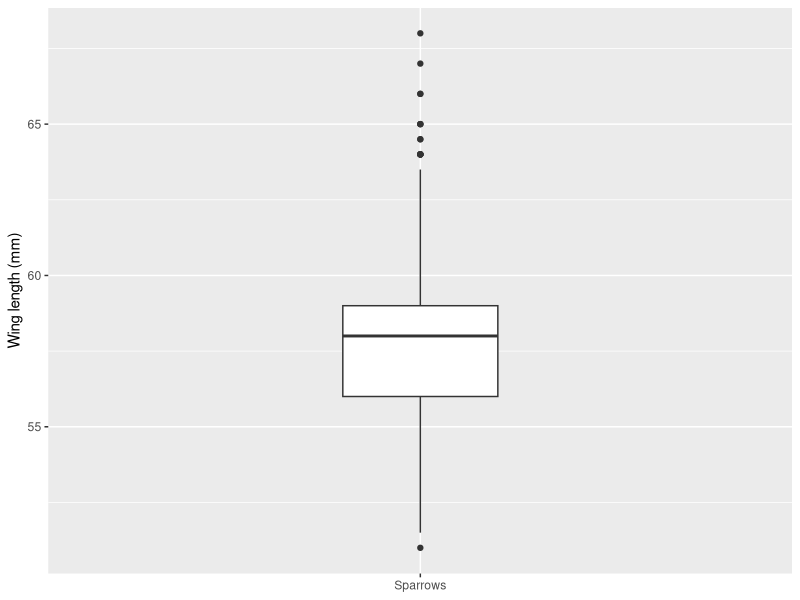
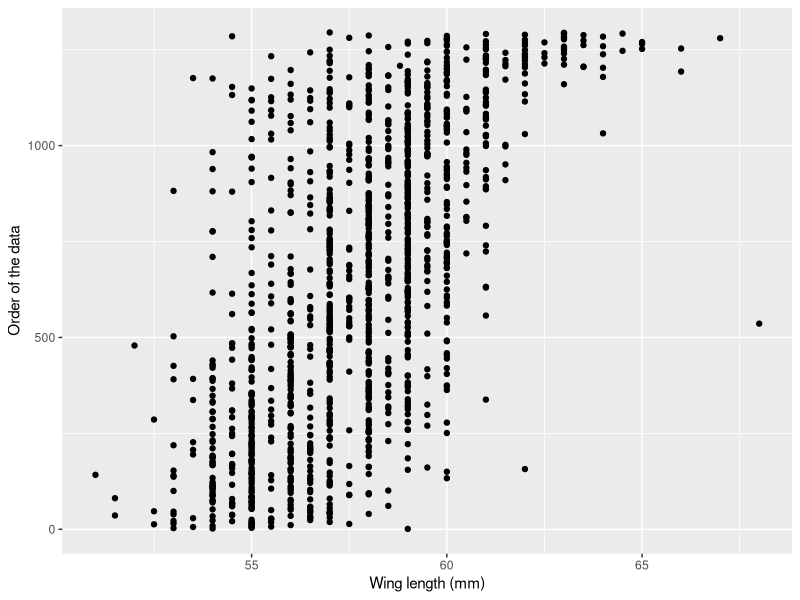
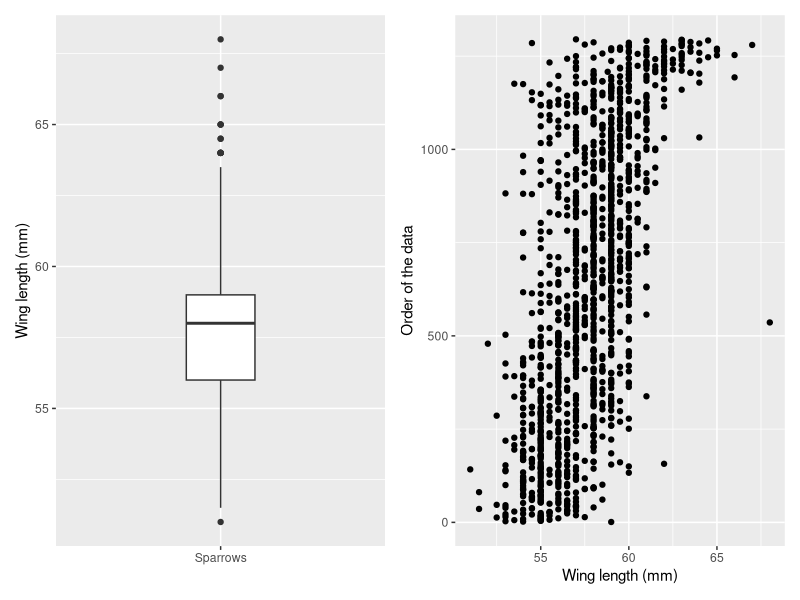
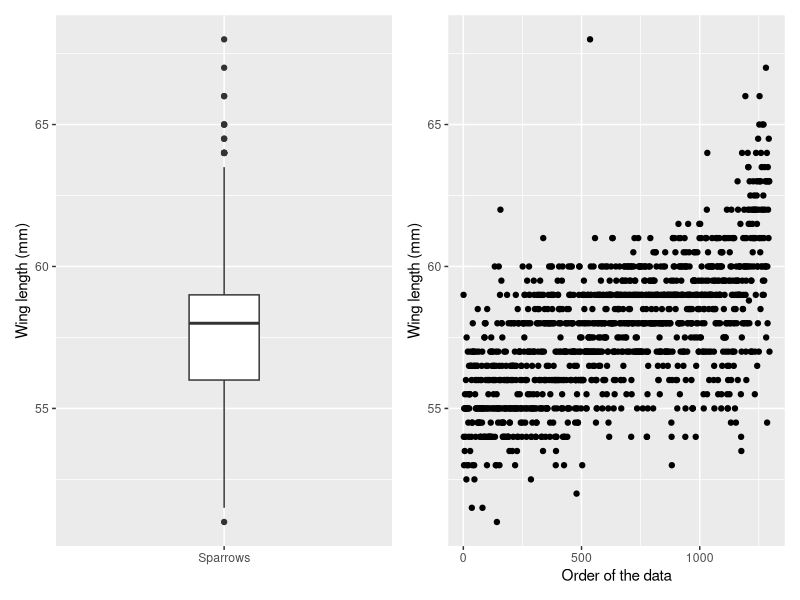
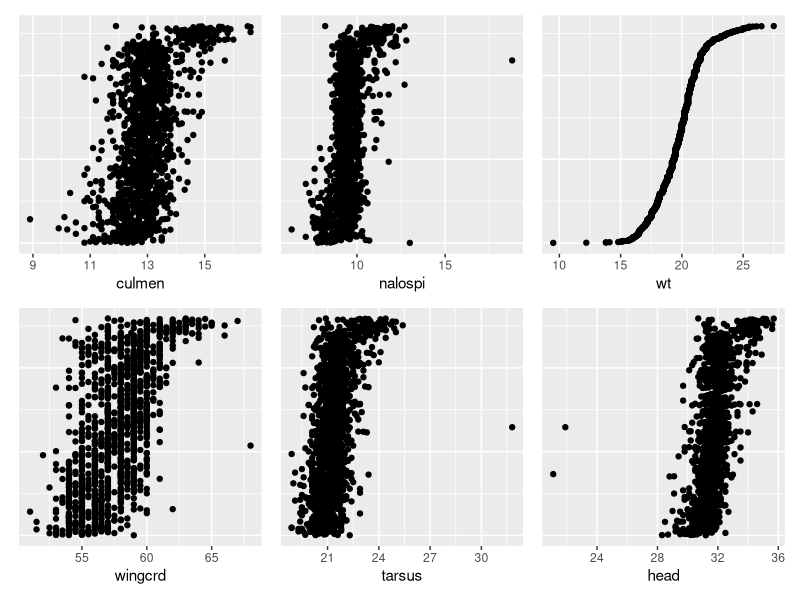
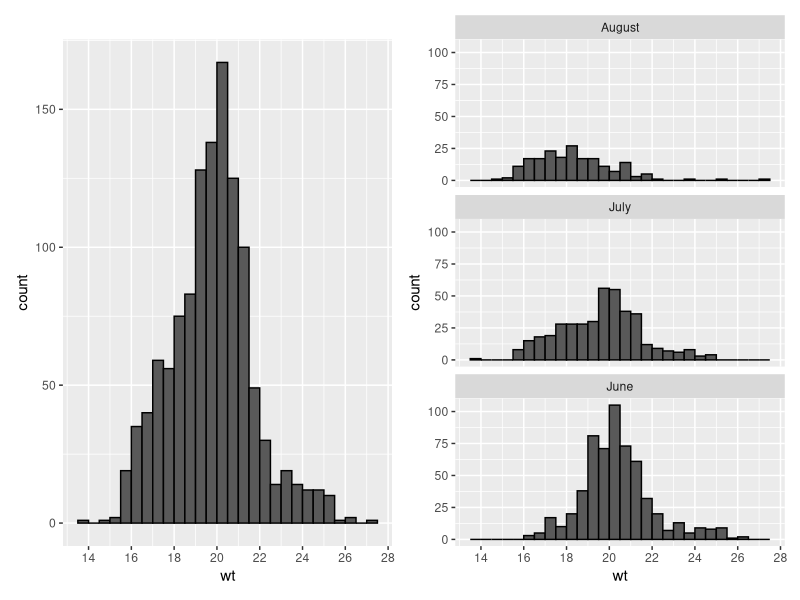
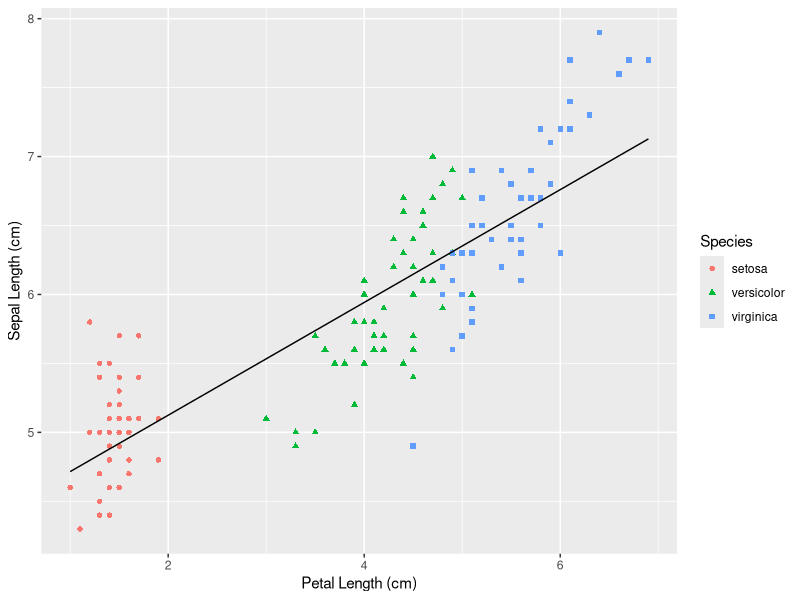
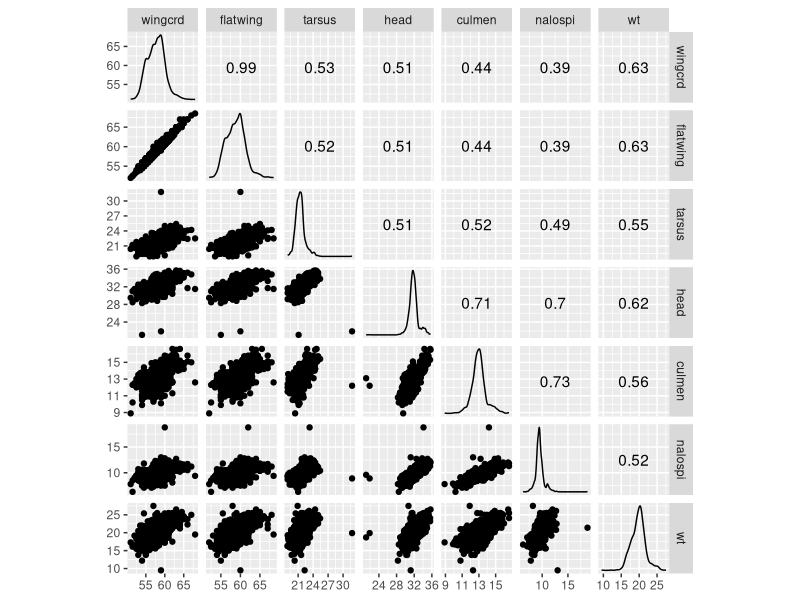

R code for these plots, in order:
## ---- chunk 1
knitr::opts_chunk$set(include = TRUE, eval = TRUE, message=FALSE)
## ---- chunk 2
library(tidyverse)
library(here)
library(GGally)
library(patchwork)
## ---- chunk 3
sparrows_raw <- read_tsv(here("data", "sparrows.txt"))
## ---- chunk 4
sparrows <- sparrows_raw %>% 
  mutate(box_group = "Sparrows",
         row_order = 1:nrow(.))
## ---- chunk 5
sparrows %>% 
  ggplot(aes(x = box_group, 
             y = wingcrd)) +
  geom_boxplot(width = 0.25) +
  labs(x = NULL,
       y = "Wing length (mm)")

## ---- chunk 6
sparrows %>% 
  ggplot(aes(x = wingcrd,
             y = row_order)) +
  geom_point() +
  labs(x = "Wing length (mm)",
       y = "Order of the data")
## ---- chunk 7
plot_box <- sparrows %>% 
  ggplot(aes(x = box_group, 
             y = wingcrd)) +
  geom_boxplot(width = 0.25) +
  labs(x = NULL,
       y = "Wing length (mm)")

plot_cleveland <- sparrows %>% 
  ggplot(aes(x = wingcrd,
             y = row_order)) +
  geom_point() +
  labs(x = "Wing length (mm)",
       y = "Order of the data")
## ---- chunk 8
plot_box + plot_cleveland
## ---- chunk 9
plot_box + plot_cleveland + coord_flip()
## ---- chunk 10
# Recreate Zuur et al 2010 Fig 3
p_culmen <- sparrows %>% 
  ggplot(aes(y = row_order)) +
  geom_point(aes(x = culmen)) +
  theme(axis.title.y=element_blank(),
        axis.text.y=element_blank(),
        axis.ticks.y=element_blank())

p_nalospi <- sparrows %>% 
  ggplot(aes(y = row_order)) +
  geom_point(aes(x = nalospi)) +
  theme(axis.title.y=element_blank(),
        axis.text.y=element_blank(),
        axis.ticks.y=element_blank())

p_weight <- sparrows %>% 
  ggplot(aes(y = row_order)) +
  geom_point(aes(x = wt)) +
  theme(axis.title.y=element_blank(),
        axis.text.y=element_blank(),
        axis.ticks.y=element_blank())

p_wingcrd <- sparrows %>% 
  ggplot(aes(y = row_order)) +
  geom_point(aes(x = wingcrd)) +
  theme(axis.title.y=element_blank(),
        axis.text.y=element_blank(),
        axis.ticks.y=element_blank())

p_tarsus <- sparrows %>% 
  ggplot(aes(y = row_order)) +
  geom_point(aes(x = tarsus)) +
  theme(axis.title.y=element_blank(),
        axis.text.y=element_blank(),
        axis.ticks.y=element_blank())

p_head <- sparrows %>% 
  ggplot(aes(y = row_order)) +
  geom_point(aes(x = head)) +
  theme(axis.title.y=element_blank(),
        axis.text.y=element_blank(),
        axis.ticks.y=element_blank())


p_culmen +
  p_nalospi +
  p_weight +
  p_wingcrd +
  p_tarsus +
  p_head +
  plot_layout(ncol = 3)

## ---- chunk 11
# Histogram
h1 <- sparrows %>%
  filter(Month %in% 6:8) %>% 
  ggplot() +
  geom_histogram(aes(x = wt),
                 binwidth = 0.5,
                 boundary = 0,
                 closed = "right",
                 color = "black") +
  scale_x_continuous(breaks = seq(14, 28, by = 2))
## ---- chunk 12
# Faceted Histogram
h2 <- sparrows %>%
  filter(Month %in% 6:8) %>% 
  mutate(Month = case_when(
    Month == 6 ~ "June",
    Month == 7 ~ "July",
    Month == 8 ~ "August")) %>% 
  ggplot() +
  geom_histogram(aes(x = wt),
                 binwidth = 0.5,
                 boundary = 0,
                 color = "black") +
  scale_x_continuous(breaks = seq(14, 28, by = 2)) +
  facet_wrap(~ Month, ncol = 1)
## ---- chunk 13
h1 + h2
## ---- chunk 14
iris %>% ggplot() +
  geom_point(aes(x = Petal.Length,
                 y = Sepal.Length,
                 color = Species,
                 shape = Species)) +
  labs(x = "Petal Length (cm)",
       y = "Sepal Length (cm)") +
  geom_smooth(aes(x = Petal.Length,
                  y = Sepal.Length),
              method = "lm",
              se = FALSE,
              color = "black",
              size = 0.5)
## ---- chunk 15
sparrows %>% ggscatmat(columns = 1:7)
## ---- chunk 16
month_order = c("May", "June", "July", "August", "September")
sparrows %>% 
  filter(Month %in% 5:9,
         Sex != 0) %>% 
  mutate(Month = case_when(
    Month == 5 ~ "May",
    Month == 6 ~ "June",
    Month == 7 ~ "July",
    Month == 8 ~ "August",
    Month == 9 ~ "September"),
    Month = factor(Month, levels = month_order, ordered = TRUE),
    Sex = ifelse(Sex == 4, "Male", "Female")) %>% 
  ggplot(aes(x = wingcrd,
             y = wt)) +
  geom_point() +
  geom_smooth(method = "lm", se = FALSE) +
  facet_grid(Sex ~ Month)
